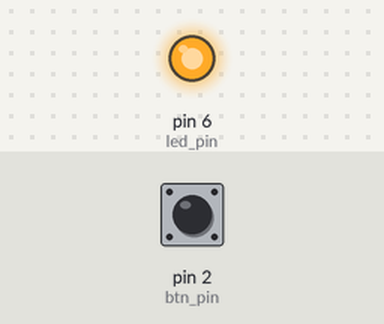
Recording of a sketch running on a simulated Arduino Uno, built with avr-gcc and run on an emulated ATmega328P. Parts: output pins drawn as LEDs (lit = HIGH). The inputs (shaded band) are chosen by the test bench; at power-on: pin 2 (btn_pin) HIGH.

Above: at 0.1 s.
At 0.6 s:
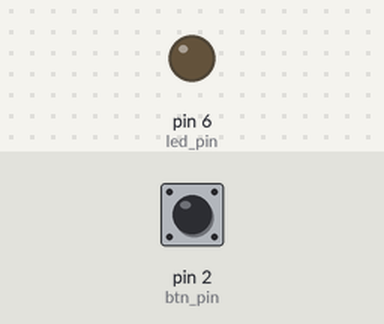
Timing chart, 0 to 2.1 s (numbered marks = the images above):
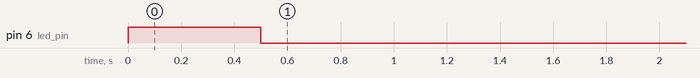

Measured:
- by itself, pin 6 (led_pin): LOW → HIGH at 0.00 s, → LOW 0.50 s later

The sketch:

Internal_PullUpResistor.ino
```cpp
const int btn_pin = 2;
const int led_pin = 6;

int btn_prev;
int counter = 0;

void setup() {

  // Configure pins
  pinMode(btn_pin, INPUT_PULLUP);
  pinMode(led_pin, OUTPUT);

  // Set Initial LED state
  digitalWrite(led_pin, LOW);
}

void loop() {

  int btn_state;

  //Read button state;
  btn_state = digitalRead(btn_pin);

  //Flash LED on rising edge(let go of button)
  if ((btn_prev == LOW) && (btn_state == HIGH)) {
    digitalWrite(led_pin, HIGH);
    delay(500);
    digitalWrite(led_pin, LOW);
  }

  btn_prev = btn_state;
}
```
